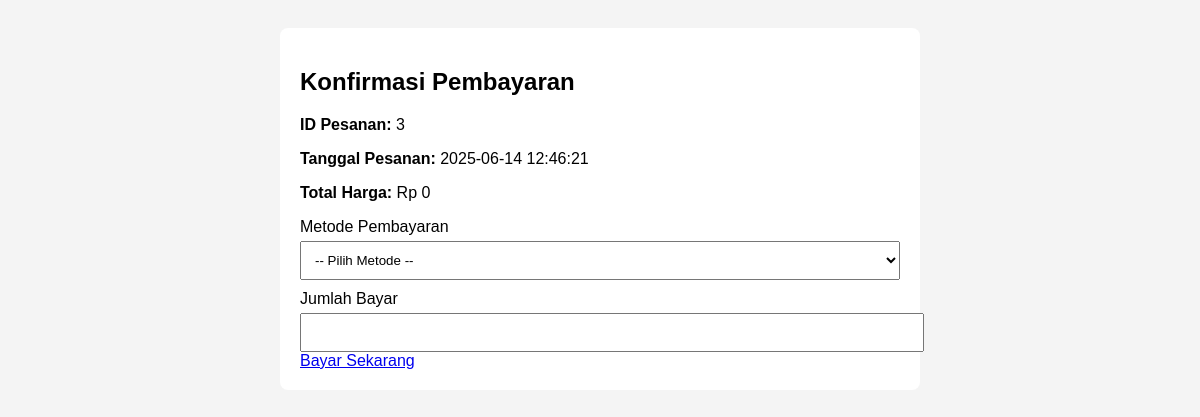
Screenshot of /payment.php?id=3 (signed in) with the database file from the repository.
### tables this page shows
CREATE TABLE `pesanan` (
  `id_pesanan` int(11) NOT NULL,
  `id_user` int(11) NOT NULL,
  `id_kurir` int(11) DEFAULT NULL,
  `tanggal_pesanan` datetime DEFAULT current_timestamp(),
  `status_pesanan` enum('pending','diproses','dikirim','selesai','dibatalkan') DEFAULT 'pending',
  `alamat_pengiriman` text DEFAULT NULL,
  `total_harga` decimal(12,2) DEFAULT NULL,
  `status` enum('diproses','dikirim','selesai','dibatalkan') DEFAULT 'diproses',
  `total_price` int(11) DEFAULT 0,
  `order_date` datetime DEFAULT current_timestamp()
);

### payment.php (the view, shortened to what this page needs)
<?php
include 'config/db.php';
$pesanan_id = $_GET['id'] ?? null;
$user_id = $_SESSION['user']['id_user'];
$stmt = $conn->prepare("SELECT * FROM pesanan WHERE id_pesanan = ? AND id_user = ?");
$stmt->execute([$pesanan_id, $user_id]);
$pesanan = $stmt->fetch();
$success = "";
?>
<!DOCTYPE html>
<html>
<head>
</head>
<body>
<div class="container">
    <h2>Konfirmasi Pembayaran</h2>
    <p><strong>ID Pesanan:</strong> <?= $pesanan['id_pesanan'] ?></p>
    <p><strong>Tanggal Pesanan:</strong> <?= $pesanan['tanggal_pesanan'] ?></p>
    <p><strong>Total Harga:</strong> Rp <?= number_format($pesanan['total_harga'], 0, ',', '.') ?></p>
    <?php if ($success): ?>
        <div class="alert success"><?= $success ?></div>
    <?php else: ?>
        <form method="POST">
            <label for="metode">Metode Pembayaran</label>
            <select name="metode" required>
                <option value="">-- Pilih Metode --</option>
            </select>
            <label for="jumlah_bayar">Jumlah Bayar</label>
            <input type="number" name="jumlah_bayar" min="<?= $pesanan['total_harga'] ?>" required>
            <a href="payment.php?id=<?= $order['id_pesanan'] ?>">Bayar Sekarang</a>
        </form>
    <?php endif; ?>
</div>
</body>
</html>

### payment.php (style rules this page uses)
body { font-family: Arial; background: #f4f4f4; padding: 20px; }
.container { max-width: 600px; margin: auto; background: white; padding: 20px; border-radius: 8px; }
label { display: block; margin-top: 10px; }
input, select { width: 100%; padding: 10px; margin-top: 5px; }

### rows the page displays
pesanan: id_pesanan "3", tanggal_pesanan "2025-06-14 12:46:21", total_harga "0"
